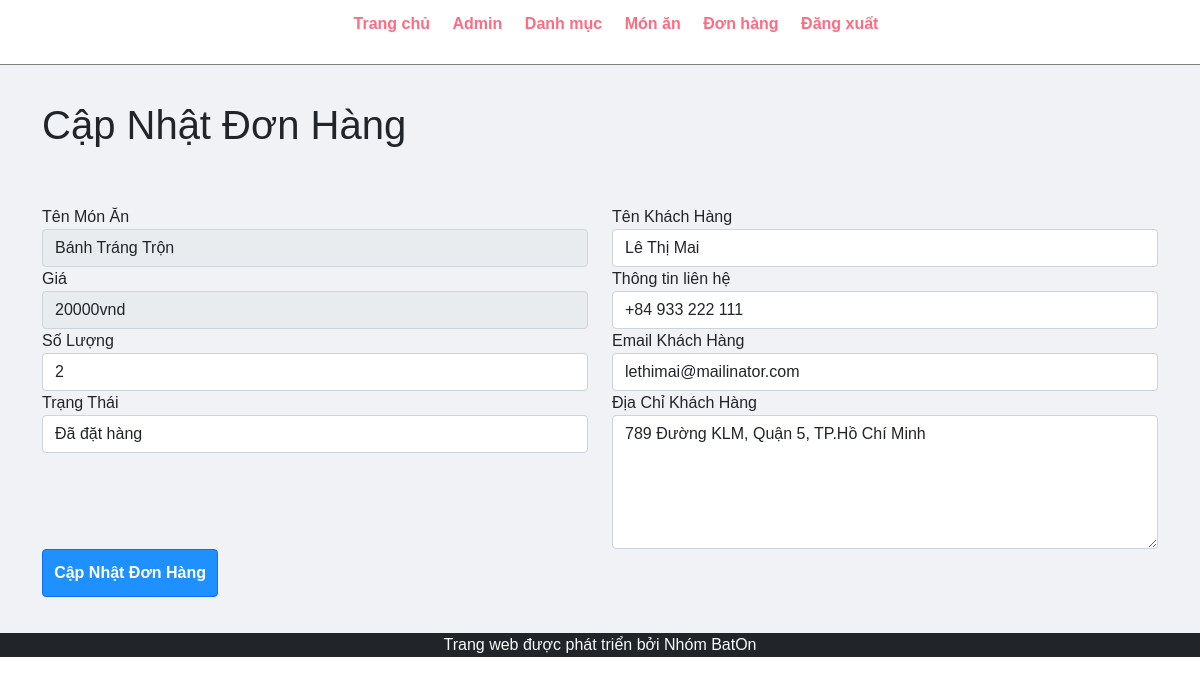
The app's page /admin/update-order.php?id=3 (signed in), older data.
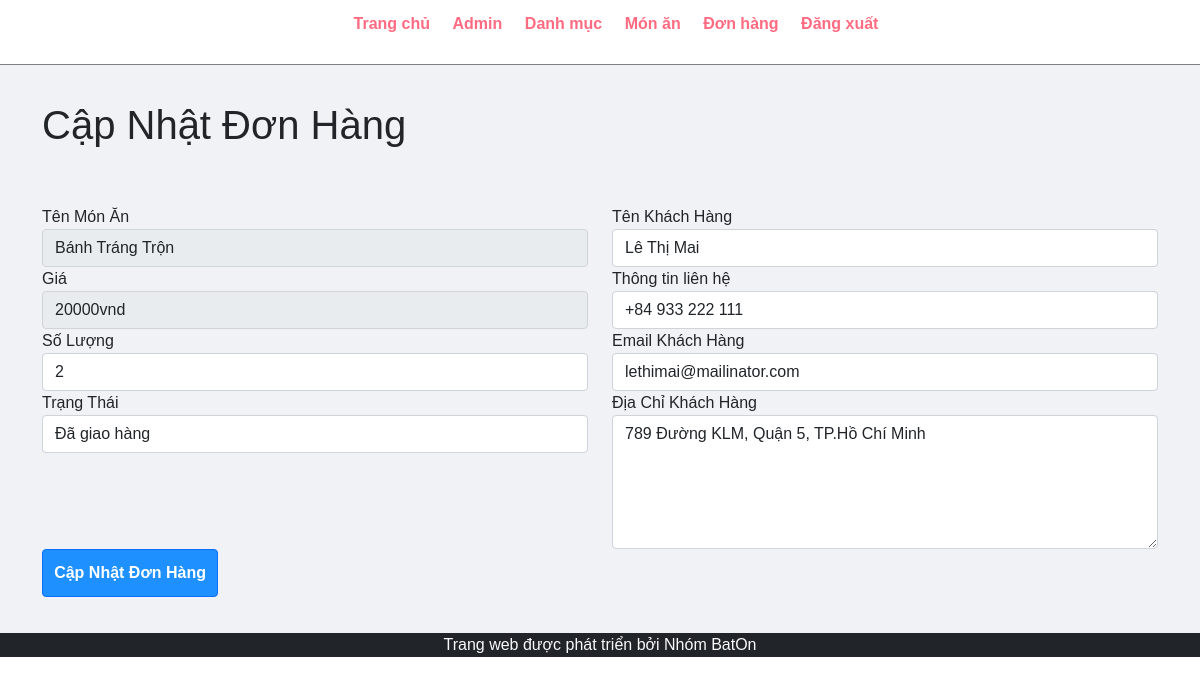
The same page, newer data.
### tables this page shows
CREATE TABLE `tbl_order` (
  `id` int(10) UNSIGNED NOT NULL,
  `food` varchar(150) NOT NULL,
  `price` int(10) NOT NULL,
  `qty` int(11) NOT NULL,
  `total` int(10) NOT NULL,
  `order_date` datetime NOT NULL,
  `status` varchar(50) NOT NULL,
  `customer_name` varchar(150) NOT NULL,
  `customer_contact` varchar(20) NOT NULL,
  `customer_email` varchar(150) NOT NULL,
  `customer_address` varchar(255) NOT NULL
);

### admin/oop/Order.php (called while the page is built, shortened)
<?php
class Order
{
  public function getOrderById($id)
  {
    global $conn;
    $sql = "SELECT * FROM tbl_order WHERE id = $id";
    $result = mysqli_query($conn, $sql);
    if ($result) {
      $orderDetails = mysqli_fetch_assoc($result);
      return $orderDetails;
    } else {
      return false;
    }
  }
}
?>

### admin/update-order.php (the view, shortened to what this page needs)
<?php
include('partials/menu.php');
include('oop/Order.php');
?>
<div class="main-content">
  <div class="container">
    <h1>Cập Nhật Đơn Hàng</h1>
    <br><br>
    <?php
    if (isset($_GET['id'])) {
      $id = $_GET['id'];
      $order = new Order('','','','','','','','','','','');
      $orderDetails = $order->getOrderById($id);
      if ($orderDetails) {
        $food = $orderDetails['food'];
        $price = $orderDetails['price'];
        $qty = $orderDetails['qty'];
        $status = $orderDetails['status'];
        $customer_name = $orderDetails['customer_name'];
        $customer_contact = $orderDetails['customer_contact'];
        $customer_email = $orderDetails['customer_email'];
        $customer_address = $orderDetails['customer_address'];
      } else {
        header('location:' . SITEURL . 'admin/manage-order.php');
      }
    } else {
      header('location:' . SITEURL . 'admin/manage-order.php');
    }
    ?>
    <form action="" method="POST">
      <div class="row">
        <div class="col-md-6">
          <div class="form-group">
            <label for="food">Tên Món Ăn</label>
            <input type="text" class="form-control" value="<?php echo $food; ?>" disabled>
          </div>
          <div class="form-group">
            <label for="price">Giá</label>
            <input type="text" class="form-control" value="<?php echo $price; ?>vnd" disabled>
          </div>
          <div class="form-group">
            <label for="qty">Số Lượng</label>
            <input type="number" class="form-control" name="qty" value="<?php echo $qty; ?>" required>
          </div>
          <div class="form-group">
            <label for="status">Trạng Thái</label>
            <select class="form-control" name="status">
              <option <?php if ($status == "Đã đặt hàng") {
                echo "selected";
              } ?> value="Đã đặt hàng">Đã đặt hàng</option>
              <option <?php if ($status == "Đã giao hàng") {
                echo "selected";
              } ?> value="Đã giao hàng">Đã giao hàng
              </option>
            </select>
          </div>
        </div>
        <div class="col-md-6">
          <div class="form-group">
            <label for="customer_name">Tên Khách Hàng</label>
            <input type="text" class="form-control" name="customer_name" value="<?php echo $customer_name; ?>" required>
          </div>
          <div class="form-group">
            <label for="customer_contact">Thông tin liên hệ</label>
            <input type="text" class="form-control" name="customer_contact" value="<?php echo $customer_contact; ?>"
              required>
          </div>
          <div class="form-group">
            <label for="customer_email">Email Khách Hàng</label>
            <input type="text" class="form-control" name="customer_email" value="<?php echo $customer_email; ?>"
              required>
          </div>
          <div class="form-group">
            <label for="customer_address">Địa Chỉ Khách Hàng</label>
            <textarea class="form-control" name="customer_address" cols="30" rows="5"
              required><?php echo $customer_address; ?></textarea>
          </div>
        </div>
      </div>
      <div class="form-group">
        <input type="submit" name="submit" value="Cập Nhật Đơn Hàng" class="btn btn-primary">
      </div>
    </form>
  </div>
</div>
<?php include('partials/footer.php'); ?>

Row changes from the older to the newer data that the page shows:
changed tbl_order "Bánh Tráng Trộn": status (not shown) → "Đã giao hàng"
Text that changed along with them:
form field status: "Đã đặt hàng" → (not shown)
